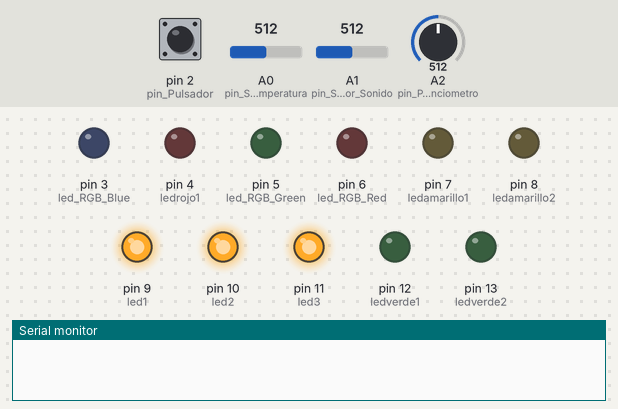
Simulated run of this sketch. Board: Arduino Uno, built with avr-gcc and run on an emulated ATmega328P. Parts: output pins drawn as LEDs (lit = HIGH), the last lines printed to the serial monitor. The test bench sets the inputs (shaded band); at power-on: A0 (pin_Sensor_Temperatura) = 512, pin 2 (pin_Pulsador) LOW, A1 (pin_Sensor_Sonido) = 512, A2 (pin_Potenciometro) = 512.

Above: at 0.1 s.
At 13.0 s:
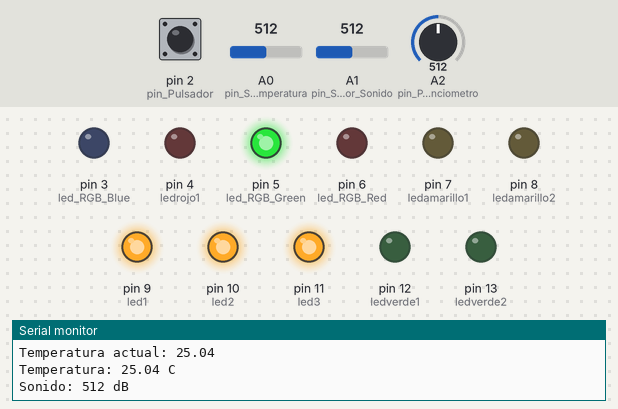
13.1 s: A0 (pin_Sensor_Temperatura) set to 716
At 14.65 s:
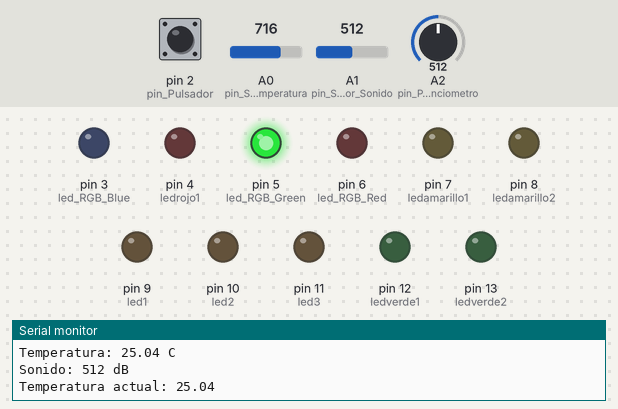
Timing chart, 0 to 16.3 s (numbered marks = the images above; inputs shaded):
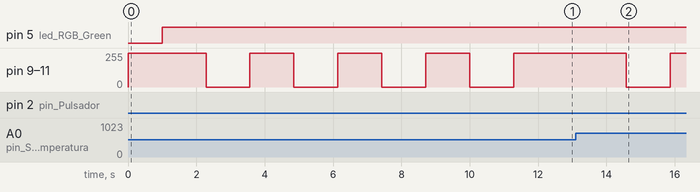

Measured:
- by itself, pin 9 (led1), pin 10 (led2), pin 11 (led3): alternates 255/255 for 1.3 s and 0/255 for 1.3 s

The sketch:

first-project.ino
```cpp
/*
 * ============================================================
 * Nombre       : Proyecto 1
 * Autor        : Yerson Gomez Gomez - David Beltran Gomez
 * Fecha        : Septiembre 26
 * Plataforma   : Arduino
 * ============================================================
*/
// DECLARACIÓN DE PINES Y VARIABLES
// Pin del sensor de temperatura
float pin_Sensor_Temperatura = A0;
// Pin del sensor de sonido
float pin_Sensor_Sonido = A1;
// Lectura del sensor de sonido
int valor_Sonido = 0;
// Pin del potenciómetro
float pin_Potenciometro = A2;
// Valor leído del potenciómetro
int valor_Potenciometro;
// Lectura analógica del sensor de temperatura
int a;
// Temperatura calculada
float temperatura;
// Constante para el cálculo de la temperatura
int B = 3975;
// Resistencia calculada a partir de la lectura del sensor
float resistencia;
// Pin del pulsador
int pin_Pulsador = 2;
// Estado leído del pulsador
int estado_Pulsador;
// Velocidad de dada por el potenciometro
int velocidad;
// Delay a aplicar a la secuencia de alarma
int delaySecuencia = 0;

// PINES LEDs
// Pines del LED RGB
int led_RGB_Red = 6;
int led_RGB_Green = 5;
int led_RGB_Blue = 3;
// Pines de los tres LED normales
int led1 = 9;
int led2 = 10;
int led3 = 11;
// Pines de los LED de la secuencia de alarma
int ledverde1 = 12;
int ledverde2 = 13;
int ledamarillo1 = 7;
int ledamarillo2 = 8;
int ledrojo1 = 4;


// CONFIGURACIÓN INICIAL
void setup() {
  Serial.begin(9600);
  // Configurar el LED RGB como salida
  pinMode(led_RGB_Red, OUTPUT);
  pinMode(led_RGB_Green, OUTPUT);
  pinMode(led_RGB_Blue, OUTPUT);

  // Configurar los tres LED normales como salidas
  pinMode(led1, OUTPUT);
  pinMode(led2, OUTPUT);
  pinMode(led3, OUTPUT);
  // Configurar los LED de la secuencia como salidas
  pinMode(ledverde1, OUTPUT);
  pinMode(ledverde2, OUTPUT);
  pinMode(ledamarillo1, OUTPUT);
  pinMode(ledamarillo2, OUTPUT);
  pinMode(ledrojo1, OUTPUT);

  // Configurar el pulsador como entrada
  pinMode(pin_Pulsador, INPUT);

  // Inicializar los tres LED Apagados
  analogWrite(led1, 255);
  analogWrite(led2, 255);
  analogWrite(led3, 255);
}


// SECUENCIA DE LOS LEDS
// La velocidad depende del valor leído en el Potenciómetro
void secuenciaLeds(int velocidad) {
  // Apagar todos los LED de la secuencia
  digitalWrite(ledverde1, LOW);
  digitalWrite(ledverde2, LOW);
  digitalWrite(ledamarillo1, LOW);
  digitalWrite(ledamarillo2, LOW);
  digitalWrite(ledrojo1, LOW);

  // Encender el primer LED verde
  digitalWrite(ledverde1, HIGH);
  delay(velocidad);
  // Encender el segundo LED verde
  digitalWrite(ledverde2, HIGH);
  delay(velocidad);
  // Encender el primer LED amarillo
  digitalWrite(ledamarillo1, HIGH);
  delay(velocidad);
  // Encender el segundo LED amarillo
  digitalWrite(ledamarillo2, HIGH);
  delay(velocidad);
  // Encender el LED rojo y mantenerlo el doble de tiempo
  digitalWrite(ledrojo1, HIGH);
  delay(velocidad * 2);
  // Iniciar el recorrido de regreso
  digitalWrite(ledamarillo2, LOW);
  delay(velocidad);
  // Apagar el primer LED amarillo
  digitalWrite(ledamarillo1, LOW);
  delay(velocidad);
  // Apagar el segundo LED verde
  digitalWrite(ledverde2, LOW);
  delay(velocidad);
  // Apagar el primer LED verde
  digitalWrite(ledverde1, LOW);
  delay(velocidad);
  // Apagar el LED rojo
  digitalWrite(ledrojo1, LOW);
  delay(velocidad);
  // Realizar una pausa antes de repetir la secuencia
  delay(200);
}

// PROGRAMA PRINCIPAL
void loop() {
  // Leer el sensor de sonido
  valor_Sonido = analogRead(pin_Sensor_Sonido);
  // Leer el sensor de temperatura
  a = analogRead(pin_Sensor_Temperatura);
  // Calcular la resistencia a partir de la lectura analógica
  resistencia = (float)(1023 - a) * 10000 / a;
  // Convertir la resistencia en temperatura
  temperatura = 1 / (log(resistencia / 10000) / B + 1 / 298.15) - 273.15;
  // Leer el potenciómetro
  valor_Potenciometro = analogRead(pin_Potenciometro);
  // Esperar un segundo antes de mostrar la lectura
  delay(1000);
  // Mostrar la temperatura en el monitor serial
  Serial.print("Temperatura actual: ");
  Serial.println(temperatura);

  // CONDICIONES PARA LAS ACCIONES
  // Primera condición (Temperatura menor de 25 °C)
  if (temperatura < 25)  {
    // LED RGB de color Naranja
    analogWrite(led_RGB_Red, 0);
    analogWrite(led_RGB_Green, 225);
    analogWrite(led_RGB_Blue, 255);
  }

  // Segunda condición (Temperatura entre 25 °C y 35 °C)
  else if (temperatura > 25 && temperatura <= 35) {
    // LED RGB con el color Violeta
    analogWrite(led_RGB_Red, 0);
    analogWrite(led_RGB_Green, 255);
    analogWrite(led_RGB_Blue, 0);

    // Comprobar si la lectura del sensor de sonido supera el valor 32
    if (valor_Sonido > 32) {
      // Repetir el ciclo de fade in y fade out 4 veces
      for (int i = 0; i < 4; i++) {
        // FADE IN: Disminuir el brillo desde 255 hasta 0
        for (int brillo = 255; brillo >= 0; brillo--) {
          analogWrite(led1, brillo);
          analogWrite(led2, brillo);
          analogWrite(led3, brillo);
          delay(5);
        }

        // FADE OUT: Aumentar el brillo desde 0 hasta 255
        for (int brillo = 0; brillo <= 255; brillo++) {
          analogWrite(led1, brillo);
          analogWrite(led2, brillo);
          analogWrite(led3, brillo);
          delay(5);
        }

        // Apagar los tres LED
        analogWrite(led1, 255);
        analogWrite(led2, 255);
        analogWrite(led3, 255);
      }
    }
  }

  // Tercera condición (Temperatura mayor de 35 °C)
  else if (temperatura > 35) {
    // LED RGB de color VerdeAzulado
    analogWrite(led_RGB_Red, 255);
    analogWrite(led_RGB_Green, 0);
    analogWrite(led_RGB_Blue, 80);

    // Leer el estado del pulsador
    estado_Pulsador = digitalRead(pin_Pulsador);
    delay(1000);
    // Leer el potenciómetro
    valor_Potenciometro = analogRead(pin_Potenciometro);
    // Convertir el valor del potenciómetro en la velocidad de la secuencia
    velocidad = map(valor_Potenciometro, 0, 1023, 500, 50);
    // Convertir la velocidad en Delay
    // Velocidad 0 -> Delay 500 ms
    // Velocidad 500 -> Delay 50 ms
    delaySecuencia = map(velocidad, 0, 500, 500, 50);

    // Mostrar el valor del potenciómetro
    Serial.print("Potenciometro: ");
    Serial.print(valor_Potenciometro);
    // Mostrar la velocidad de la secuencia
    Serial.print(" | Velocidad: ");
    Serial.print(velocidad);
    // Mostrar el delay de la secuencia
    Serial.print(" | Delay: ");
    Serial.println(delaySecuencia);

    // Activar la secuencia si se presiona el pulsador
    if (estado_Pulsador == HIGH) {
      Serial.println("Pulsador Presionado");
      secuenciaLeds(velocidad);
    }
    else {
      Serial.println("Pulsador NO Presionado");

      // Dejar apagados los cinco LED de la secuencia
      digitalWrite(ledverde1, LOW);
      digitalWrite(ledverde2, LOW);
      digitalWrite(ledamarillo1, LOW);
      digitalWrite(ledamarillo2, LOW);
      digitalWrite(ledrojo1, LOW);
    }
  }

  // Mostrar la temperatura en el monitor serial
  Serial.print("Temperatura: ");
  Serial.print(temperatura);
  Serial.println(" C");

  // Mostrar la lectura del sensor de sonido
  Serial.print("Sonido: ");
  Serial.print(valor_Sonido);
  Serial.println(" dB");

  // Esperar un segundo antes de comenzar el siguiente ciclo
  delay(1000);
}
```
